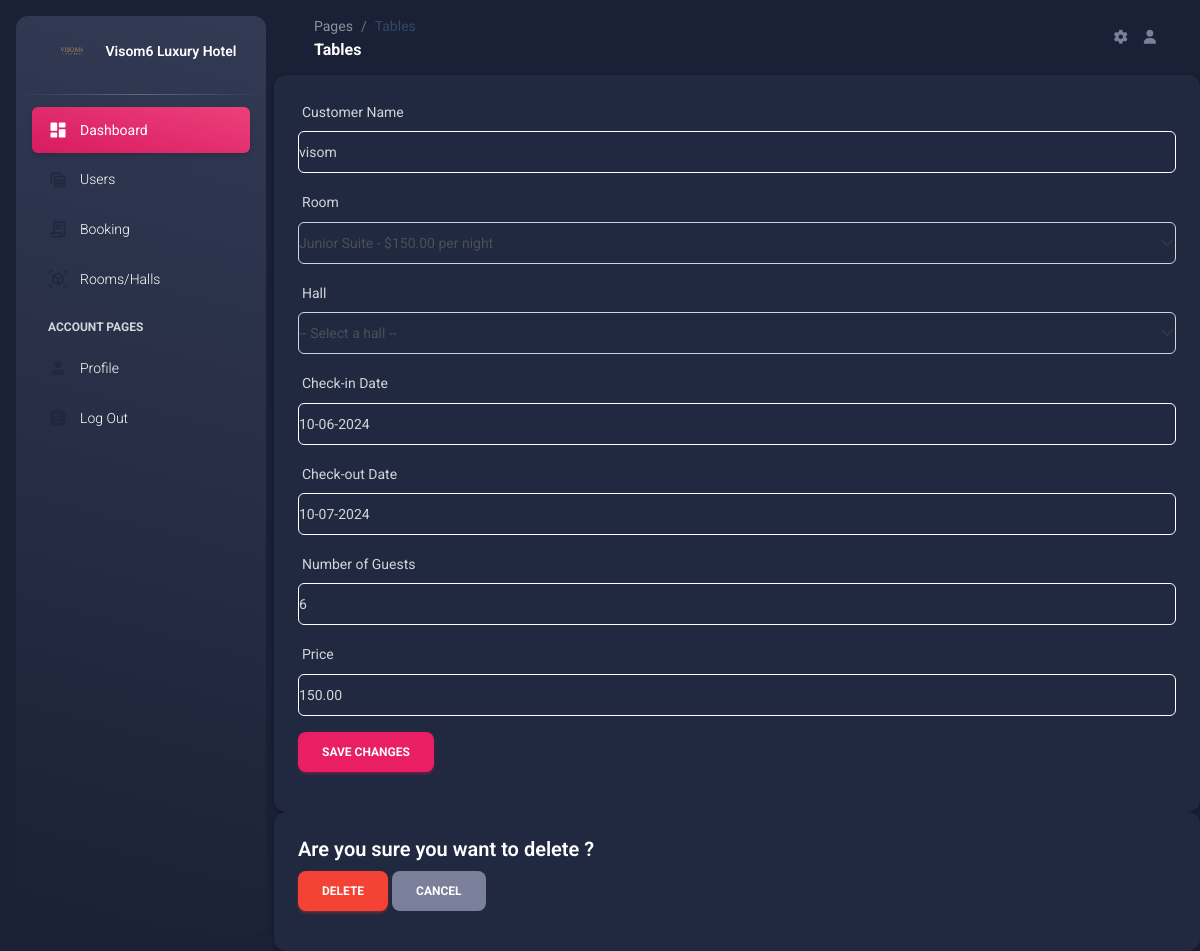
Page /bookin/7/edit/ on the committed database.
### visom6/models.py (models this page shows, shortened)
class Booking(models.Model):
    customer_name = models.CharField(max_length=100)
    room = models.ForeignKey(Room, on_delete=models.CASCADE,blank=True, null=True)
    hall = models.ForeignKey(Hall, on_delete=models.CASCADE, blank=True, null=True)
    check_in_date = models.DateField()
    check_out_date = models.DateField()
    guests = models.IntegerField()
    price = models.DecimalField(max_digits=8, decimal_places=2, editable=False,default=0.00)
    PAYMENT_STATUS_CHOICES = [
        ('success', 'Success'),
        ('pending', 'Pending'),
        ('failed', 'Failed'),
    ]
    payment_status = models.CharField(max_length=10, choices=PAYMENT_STATUS_CHOICES, default='failed')

class Room(models.Model):
    ROOM_TYPES = [
        ('junior_suite', 'Junior Suite'),
        ('family_room', 'Family Room'),
        ('double_room', 'Double Room'),
        ('deluxe_room', 'Deluxe Room'),
        ('superior_room', 'Superior Room'),
    ]
    room_type = models.CharField(max_length=20, choices=ROOM_TYPES, unique=True)
    price_per_night = models.DecimalField(max_digits=6, decimal_places=2)
    description = models.TextField(blank=True, null=True)
    image = models.ImageField(upload_to='rooms/', blank=True, null=True)
    image1 = models.ImageField(upload_to='rooms/', blank=True, null=True)
    image2= models.ImageField(upload_to='rooms/', blank=True, null=True)
    max_persons = models.IntegerField()
    total_rooms = models.IntegerField(default=0)  # Total number of rooms of this type
    booked_rooms = models.IntegerField(default=0)  # Number of currently booked rooms
    def __str__(self):
        return f"{self.get_room_type_display()} - ${self.price_per_night} per night"

### visom6/views.py (the view, shortened to what this page needs)
# urls.py: path('bookin/<int:booking_id>/edit/', views.edit_booking, name='booking_update'),
def edit_booking(request, booking_id):
    booking = get_object_or_404(Booking, id=booking_id)
    rooms = Room.objects.all()
    halls = Hall.objects.all()
    context = {
        'booking': booking,
        'rooms': rooms,
        'halls': halls
    }
    return render(request, 'admin/editbook.html',context)

### visom6/models.py (called while the page is built)
    def __str__(self):
        return f"{self.get_hall_type_display()} - ${self.price_per_night} per night"

### templates/admin/editbook.html (shortened to what this page needs)
{% load static %}
<!DOCTYPE html>
<html lang="en">
<head>
  <link href="{% static 'assets/css/nucleo-icons.css' %}" rel="stylesheet" />
  <link href="{% static 'assets/css/nucleo-svg.css' %}" rel="stylesheet" />
  <link id="pagestyle" href="{% static 'assets/css/material-dashboard.css' %}?v=3.1.0" rel="stylesheet" />
</head>
<body class="g-sidenav-show dark-version">
  <aside class="sidenav navbar navbar-vertical navbar-expand-xs border-0 border-radius-xl my-3 fixed-start ms-3   bg-gradient-dark" id="sidenav-main">
    <div class="sidenav-header">
      <a class="navbar-brand m-0" href="#" target="_blank">
        <img src="{% static "img/logi.png" %}" width="50" class="navbar-brand-img h-100" alt="main_logo">
        <span class="ms-1 font-weight-bold text-white">Visom6 Luxury Hotel</span>
      </a>
    </div>
    <hr class="horizontal light mt-0 mb-2">
    <div class="collapse navbar-collapse  w-auto " id="sidenav-collapse-main">
      <ul class="navbar-nav">
        <li class="nav-item">
          <a class="nav-link text-white active bg-gradient-primary" href="/superuser-login/addash/">
            <div class="text-white text-center me-2 d-flex align-items-center justify-content-center">
              <i class="material-icons opacity-10">dashboard</i>
            </div>
            <span class="nav-link-text ms-1">Dashboard</span>
          </a>
        </li>
        <li class="nav-item">
          <a class="nav-link text-white " href="/tables/">
            <div class="text-white text-center me-2 d-flex align-items-center justify-content-center">
              <i class="material-icons opacity-10">table_view</i>
            </div>
            <span class="nav-link-text ms-1">Users</span>
          </a>
        </li>
        <li class="nav-item">
          <a class="nav-link text-white " href="/bookin/">
            <div class="text-white text-center me-2 d-flex align-items-center justify-content-center">
              <i class="material-icons opacity-10">receipt_long</i>
            </div>
            <span class="nav-link-text ms-1">Booking</span>
          </a>
        </li>
        <li class="nav-item">
          <a class="nav-link text-white " href="/roomhall/">
            <div class="text-white text-center me-2 d-flex align-items-center justify-content-center">
              <i class="material-icons opacity-10">view_in_ar</i>
            </div>
            <span class="nav-link-text ms-1">Rooms/Halls</span>
          </a>
        </li>
        <li class="nav-item mt-3">
          <h6 class="ps-4 ms-2 text-uppercase text-xs text-white font-weight-bolder opacity-8">Account pages</h6>
        </li>
        <li class="nav-item">
          <a class="nav-link text-white " href="/profile/">
            <div class="text-white text-center me-2 d-flex align-items-center justify-content-center">
              <i class="material-icons opacity-10">person</i>
            </div>
            <span class="nav-link-text ms-1">Profile</span>
          </a>
        </li>
        <li class="nav-item">
          <a class="nav-link text-white " href="/superuser-login/">
            <div class="text-white text-center me-2 d-flex align-items-center justify-content-center">
              <i class="material-icons opacity-10">assignment</i>
            </div>
            <span class="nav-link-text ms-1">Log Out</span>
          </a>
        </li>
      </ul>
    </div>
  </aside>
  <main class="main-content position-relative max-height-vh-100 h-100 border-radius-lg ">
    <nav class="navbar navbar-main navbar-expand-lg px-0 mx-4 shadow-none border-radius-xl" id="navbarBlur" data-scroll="true">
      <div class="container-fluid py-1 px-3">
        <nav aria-label="breadcrumb">
          <ol class="breadcrumb bg-transparent mb-0 pb-0 pt-1 px-0 me-sm-6 me-5">
            <li class="breadcrumb-item text-sm"><a class="opacity-5 text-dark" href="javascript:;">Pages</a></li>
            <li class="breadcrumb-item text-sm text-dark active" aria-current="page">Tables</li>
          </ol>
          <h6 class="font-weight-bolder mb-0">Tables</h6>
        </nav>
        <div class="collapse navbar-collapse mt-sm-0 mt-2 me-md-0 me-sm-4" id="navbar">
          <ul class="navbar-nav  justify-content-end">
            <li class="nav-item px-3 d-flex align-items-center">
              <a href="javascript:;" class="nav-link text-body p-0">
                <i class="fa fa-cog fixed-plugin-button-nav cursor-pointer"></i>
              </a>
            </li>
            <li class="nav-item d-flex align-items-center">
              <a href="#" class="nav-link text-body font-weight-bold px-0">
                <i class="fa fa-user me-sm-1"></i>
              </a>
            </li>
          </ul>
        </div>
      </div>
    </nav>
    <div class="card">
        <div class="card-body">
          <form method="POST">
            <div class="mb-3">
              <label for="customer_name" class="form-label">Customer Name</label>
              <input type="text" class="form-control" id="customer_name" name="customer_name" value="{{ booking.customer_name }}" readonly>
            </div>
            <div class="mb-3">
                <label for="room" class="form-label">Room</label>
                <select class="form-select" id="room" name="room">
                    {% for room in rooms %}
                        <option value="{{ room.id }}" {% if booking.room and booking.room.id == room.id %}selected{% endif %}>
                            {{ room }}
                        </option>
                    {% endfor %}
                </select>
            </div>
            <div class="mb-3">
                <label for="hall" class="form-label">Hall</label>
                <select class="form-select" id="hall" name="hall">
                    <option value="">-- Select a hall --</option>
                </select>
            </div>
            <div class="mb-3">
              <label for="check_in" class="form-label">Check-in Date</label>
              <input type="text" class="form-control" id="check_in" name="check_in_date" value="{{ booking.check_in_date|date:'m-d-Y' }}" required>
            </div>
            <div class="mb-3">
              <label for="check_out" class="form-label">Check-out Date</label>
              <input type="text" class="form-control" id="check_out" name="check_out_date" value="{{ booking.check_out_date|date:'m-d-Y' }}" required>
            </div>
            <div class="mb-3">
              <label for="number_of_guests" class="form-label">Number of Guests</label>
              <input type="number" class="form-control" id="number_of_guests" name="number_of_guests" value="{{ booking.guests }}" required>
            </div>
            <div class="mb-3">
              <label for="price" class="form-label">Price</label>
              <input type="text" class="form-control" id="price" name="price" value="{{ booking.price }}">
            </div>
            <button type="submit" class="btn btn-primary">Save changes</button>
          </form>
        </div>
      </div>
      <div class="card">
        <div class="card-body">
          <h5 class="card-title">Are you sure you want to delete {{ user.username }}?</h5>
          <form method="POST">
            <button type="submit" class="btn btn-danger">Delete</button>
            <a href="/tables/" class="btn btn-secondary">Cancel</a>
          </form>
        </div>
      </div>
  </body>
  </html>

### templates/admin/editbook.html (style rules this page uses)
.form-control { background-color: transparent; color:#007bff ; border: 1px solid white; }

### rows in the picture
Booking: customer_name "visom", room "Junior Suite - $150.00 per night", check_in_date "10-06-2024", check_out_date "10-07-2024", number_of_guests "6", price "150.00"
